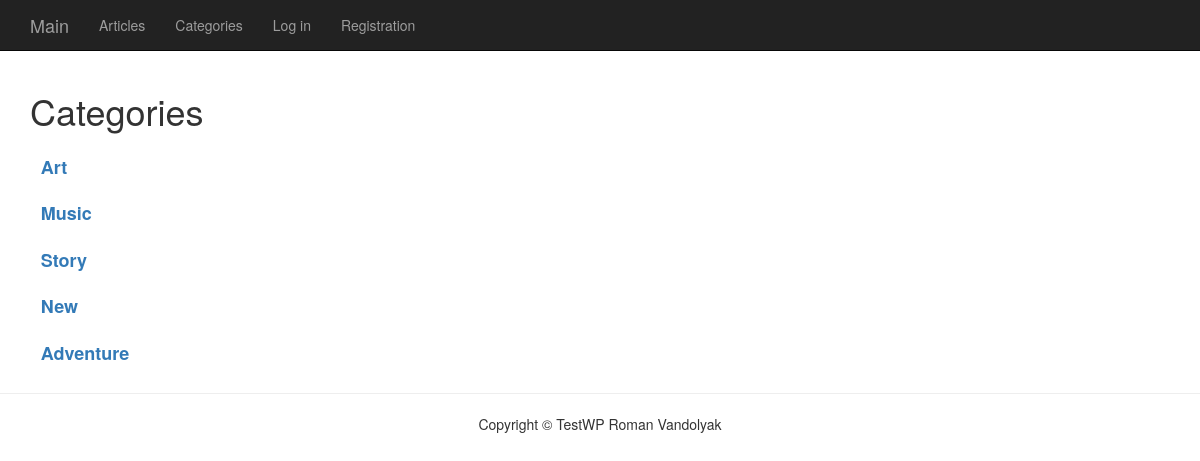
The page /categories on the database its author committed.
### tables this page shows
CREATE TABLE `categories` (
  `id` int(11) NOT NULL,
  `name` varchar(255) NOT NULL
);

### app/Framework/View.php (called while the page is built, shortened)
<?php
class View
{
    public static function show( $templateName, $data = [] )
    {
        include 'app/Views/layouts/header.html.php';
        try {
            include 'app/Views/'.$templateName.'.html.php';
        }
        catch( Exception $e ) {
            echo $e->getMessage();
        }
        include 'app/Views/layouts/footer.html.php';
    }
}

### app/Controllers/CategoryController.php (called while the page is built, shortened)
<?php
class CategoryController extends Controller
{
    public function index()
    {
        $infoCategory = DB::select('SELECT * FROM `categories`');
        View::show("categories", $infoCategory);
    }
}

### index.php (called while the page is built, shortened)
<?php
(new App())->run();

### app/Database/DB.php (called while the page is built, shortened)
<?php
class DB
{
    protected static $instance;
    public static function init( $host, $user, $pass, $db )
    {
        try {
            $instance = new DB;
            $instance->pdo = new PDO("mysql:host={$host};dbname={$db};charset=utf8mb4", $user, $pass);
            $instance->pdo->setAttribute(PDO::ATTR_ERRMODE, PDO::ERRMODE_EXCEPTION);
            $instance->pdo->setAttribute(PDO::ATTR_DEFAULT_FETCH_MODE, PDO::FETCH_ASSOC);
            self::$instance = $instance;
        }
        catch (PDOException $e) {
            echo $e->getMessage();
        }
        return self::$instance;
    }
    public static function select( String $query, Array $args = [] )
    {
        $db = self::$instance;
        $stmt = $db->pdo->prepare($query);
        $stmt->execute($args);
        return $stmt->fetchAll();
    }
}

### app/Views/categories.html.php (the view)
<div class="container">
    <h1>Categories</h1>
    <?php foreach ($data as $key => $val):?>
        <h3>
            <span class="label"><a href="/articles?category=<?=$val['id']?>"><?=$val['name']?></a></span>
        </h3>
    <?php endforeach;?>
</div>

### rows shown on the page
categories: name "Art"
categories: name "Music"
categories: name "Story"
categories: name "New"
categories: name "Adventure"
